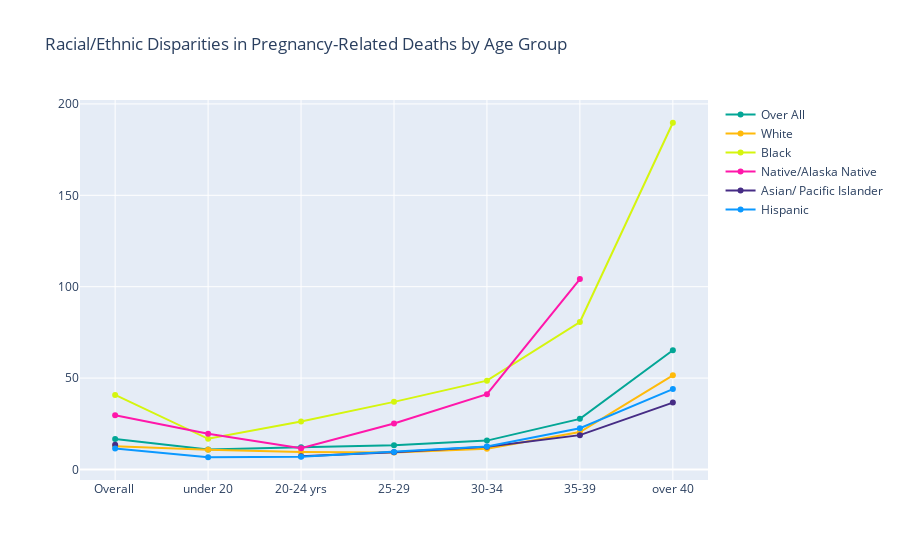

Source (notebook cell):
### Code cell
trace1 = go.Scatter(x=df['Age Group'], y=df[' Total PRMR'], mode='lines+markers', name='Over All',marker_color='#03A696')
trace2 = go.Scatter(x=df['Age Group'], y=df['White PRMR'], mode='lines+markers', name='White',marker_color='#FFBA0A' )
trace3 = go.Scatter(x=df['Age Group'], y=df['Black PRMR'], mode='lines+markers', name='Black',marker_color='#D5F50E')
trace4 = go.Scatter(x=df['Age Group'], y=df['AI/AN PRMR'], mode='lines+markers', name='Native/Alaska Native',marker_color='#FF17AA')
trace5 = go.Scatter(x=df['Age Group'], y=df['Asian/ PI'], mode='lines+markers', name='Asian/ Pacific Islander',marker_color='#462C85')
trace6 = go.Scatter(x=df['Age Group'], y=df['Hispanic PRMR'], mode='lines+markers', name='Hispanic',marker_color='#0A98FF')

fig= go.Figure(data=[trace1, trace2, trace3, trace4,trace5,trace6])
fig.update_layout(title='Racial/Ethnic Disparities in Pregnancy-Related Deaths by Age Group')
fig.iplot()

### Figure 1 — Plotly figure (JSON) as saved in the notebook; plotly's stock layout.template omitted (floating-point values rounded to 4 significant figures)
{"data": [{"marker": {"color": "#03A696"}, "mode": "lines+markers", "name": "Over All", "type": "scatter", "x": ["Overall ", "under 20", "20-24 yrs", "25-29", "30-34", "35-39", "over 40"], "y": [16.7, 10.9, 12.2, 13.3, 15.8, 27.7, 65.2]}, {"marker": {"color": "#FFBA0A"}, "mode": "lines+markers", "name": "White", "type": "scatter", "x": ["Overall ", "under 20", "20-24 yrs", "25-29", "30-34", "35-39", "over 40"], "y": [12.7, 10.8, 9.6, 9.3, 11.3, 20.5, 51.5]}, {"marker": {"color": "#D5F50E"}, "mode": "lines+markers", "name": "Black", "type": "scatter", "x": ["Overall ", "under 20", "20-24 yrs", "25-29", "30-34", "35-39", "over 40"], "y": [40.8, 16.8, 26.3, 37, 48.6, 80.7, 189.7]}, {"marker": {"color": "#FF17AA"}, "mode": "lines+markers", "name": "Native/Alaska Native", "type": "scatter", "x": ["Overall ", "under 20", "20-24 yrs", "25-29", "30-34", "35-39", "over 40"], "y": [29.7, 19.5, 11.6, 25.2, 41.2, 104.2, null]}, {"marker": {"color": "#462C85"}, "mode": "lines+markers", "name": "Asian/ Pacific Islander", "type": "scatter", "x": ["Overall ", "under 20", "20-24 yrs", "25-29", "30-34", "35-39", "over 40"], "y": [13.5, null, 7.2, 9.5, 12.5, 18.8, 36.6]}, {"marker": {"color": "#0A98FF"}, "mode": "lines+markers", "name": "Hispanic", "type": "scatter", "x": ["Overall ", "under 20", "20-24 yrs", "25-29", "30-34", "35-39", "over 40"], "y": [11.5, 6.7, 7, 9.6, 12.6, 22.6, 44]}], "layout": {"autosize": true, "title": {"text": "Racial/Ethnic Disparities in Pregnancy-Related Deaths by Age Group"}, "xaxis": {"autorange": true, "range": [-0.372, 6.372], "type": "category"}, "yaxis": {"autorange": true, "range": [-6.704, 203.1], "type": "linear"}}}
